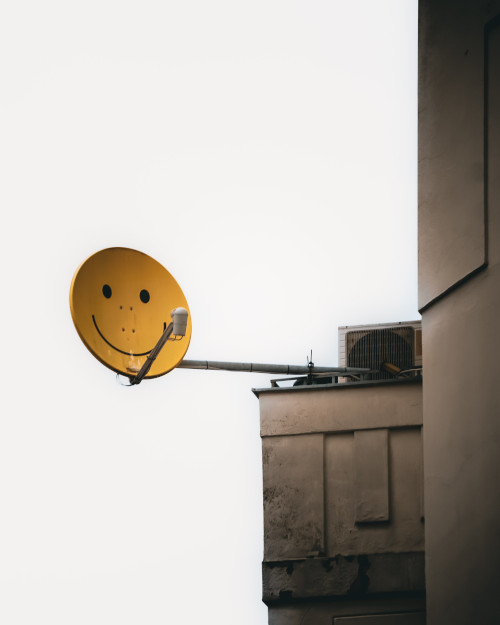
#> input picture Praktikum komunikacijskih sustava/primjer_slika.jpg, 500 x 625 px
$ jupyter execute --allow-errors 'PKS 2023 - Zadatak 1 - ključne informacije.ipynb'
#> lines starting #> are read from the running program, lines starting #| are printed output that depends on the picture
[cell 1]
import commpy as cp
import matplotlib.pyplot as plt
import numpy as np

### Informacija o odašiljaču

[cell 2]
freq_lo = 2.2e9
sample_rate = 1e6
bandwidth = 1e6

### Informacija o Root Raised Cosine filtru
* veličina filtera je 100 uzoraka, a alfa=0.2
* korišten je scikit-commpy package
* zadatak jest izvesti **konvoluciju** snimljenog signala s rrcos filterom (npr. s numpy)
* pažnja - nakon konvolucije smanjiti razinu signala za 1/10 (rezultat konvolucije ispadne prevelik)

[cell 3]
# generiranje filtra

sample_rate = 1e6
samples_per_symbol = 8

#> (the rest of this cell did not finish here and is left out)

### Informacija o modulaciji

#> (a cell that did not finish here is left out)

### Informacija o demodulaciji

#> (a cell that did not finish here is left out)

### **Pretvorba slike u niz bitova i obratno**

* funkcije s primjerom slike

[cell 6]
'''
Pretvorba slike u 'grayscale' i zatim u niz bitova
za kreiranje ove dvije funkcije korišten je ChatGPT
'''

from PIL import Image

def image_to_bit_array(image_path):
    # Open the image
#> called with image_path = 'primjer_slika.jpg'
    img = Image.open(image_path)
#> img is the input picture: PIL image 500x625 RGB; mean R, G, B 189.7, 184.6, 177.8

    # Convert the image to grayscale
    img = img.convert('L')
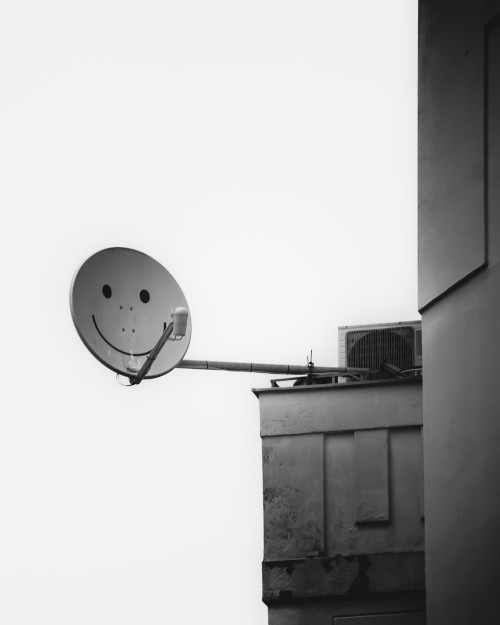
#> img: PIL image 500x625 L; min 10, max 249, mean 185.3

    # Get the image data as a list of pixel values
    pixel_values = list(img.getdata())
#> pixel_values = 312500 items

    # Convert pixel values to a binary string
    binary_string = ''.join(format(pixel, '08b') for pixel in pixel_values)

    # Convert the binary string to a list of integers
    bit_array = [int(bit) for bit in binary_string]
#> bit_array = 2500000 items

    return bit_array

# Example usage
image_path = 'primjer_slika.jpg'
bit_array_of_image = image_to_bit_array(image_path)
#> bit_array_of_image = 2500000 items

[cell 7]
'''
Pretvorba niza bitova u 'grayscale' sliku
'''

def bit_array_to_image(bit_array, width, height):
    # Convert the bit array to a binary string
#> called with width = 500, height = 625
    binary_string = ''.join(str(bit) for bit in bit_array)

    # Create a list of integers from the binary string
    pixel_values = [int(binary_string[i:i+8], 2) for i in range(0, len(binary_string), 8)]
#> pixel_values = 312500 items

    # Create a new image with the specified width and height
    img = Image.new('L', (width, height))
#> img: PIL image 500x625 L; every value is 0

    # Put the pixel values into the image
    img.putdata(pixel_values)

    return img

width = 500  # Specify the width of the image
height = 625  # Specify the height of the image

image = bit_array_to_image(bit_array_of_image, width, height)
image.show()

### Podaci o nepoznatoj slici

* 40x46 piksela
* 8 bita po pikselu
* grayscale pretvorena prema 'image_to_bit_array'

### Podaci o ključnoj riječi

[cell 8]
'''
Prije niza bitova od slike slati će se ključna riječ.
Sastoji se od ponavljanja simbola u dva dijela.
1. dio niz od dva simbola [10,01] ponavlja se 50 puta
2. dio jedan simbol [00] ponavlja se 50 puta

Ovako postavljena ključna riječ trebala bi se jednostavno uočiti
i razlikovati od bitova slike.

'''

sync_pattern = np.array([1,0,0,1])
sync_pattern = np.tile(sync_pattern, 50)

sync_pattern_2 = np.array([0,0])
sync_pattern_2 = np.tile(sync_pattern_2, 50)

sync_pattern = np.ndarray.tolist(sync_pattern)
sync_pattern_2 = np.ndarray.tolist(sync_pattern_2)
print(sync_pattern + sync_pattern_2)

bit_array_final = sync_pattern + sync_pattern_2 + bit_array_of_image
#> bit_array_final = 2500300 items

fig = plt.figure(figsize=(9,6), dpi=70)
plt.plot(bit_array_final[0:400], '.-', markersize=10)
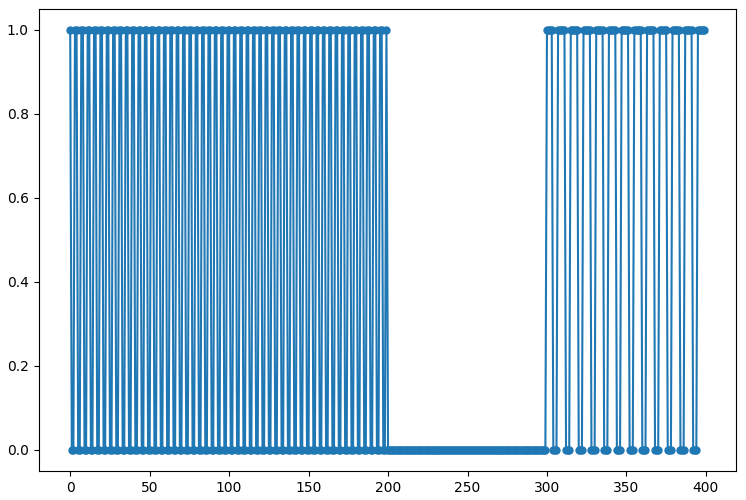
#> figure drawn by matplotlib, 1 panel; curve peaks at x = 0, y = 1
